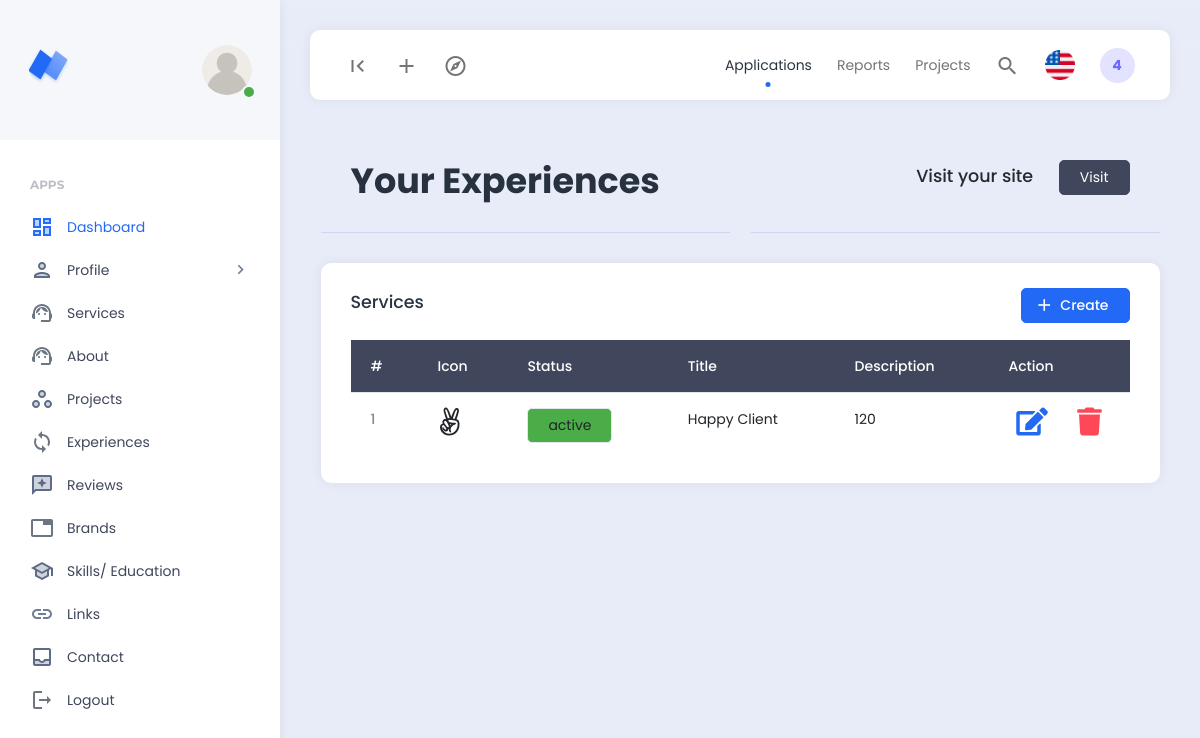
Before: /frontend/dashboard/experiences/experiences.php with the older database file.
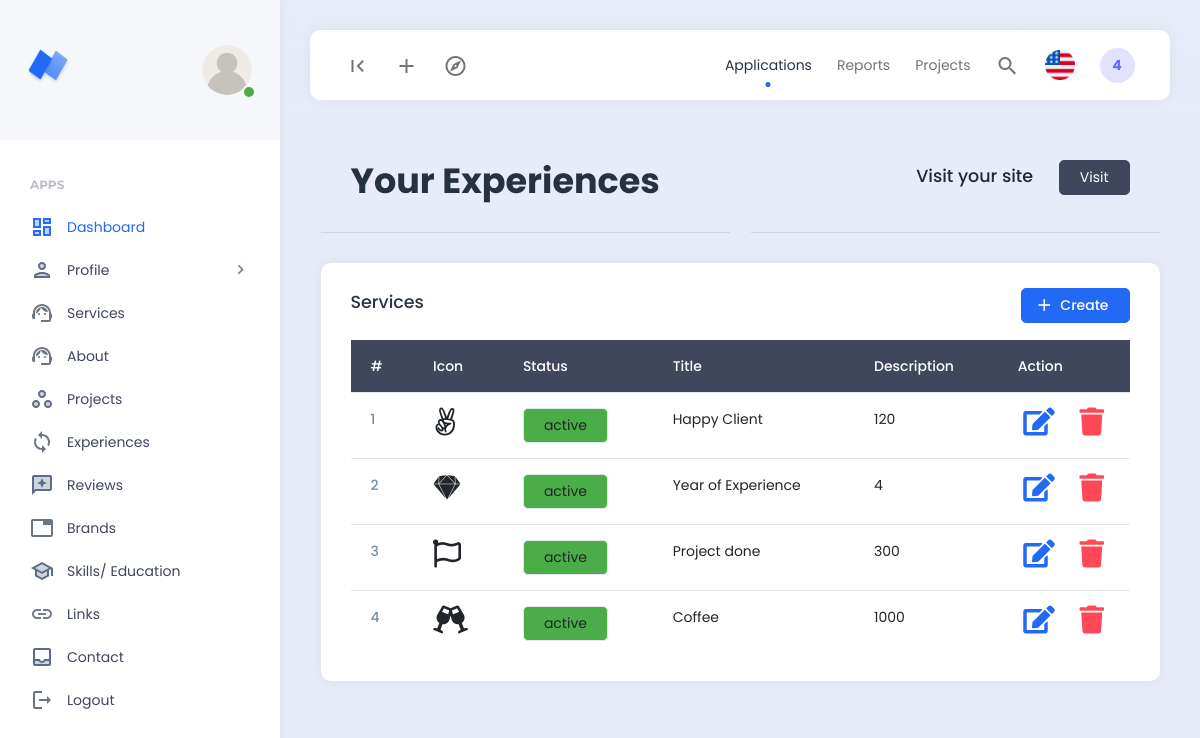
After: the same page with the newer database file.
### tables this page shows
CREATE TABLE `experiences` (
  `id` int NOT NULL,
  `name` varchar(200) NOT NULL,
  `description` varchar(200) NOT NULL,
  `icon` varchar(200) NOT NULL,
  `status` varchar(200) NOT NULL DEFAULT 'deactive'
);

### frontend/dashboard/experiences/experiences.php (the view, shortened to what this page needs)
<?php
include "../master/header.php";
$query = "SELECT * FROM experiences";
$experiences = mysqli_query($db_connect, $query);
?>
<div class="row">
    <div class="col">
        <div class="page-description">
            <h1>Your Experiences</h1>
        </div>
    </div>
    <div class="col">
        <div class="page-description">
            <h5 class="text-end">Visit your site<a href="../../../index.php" target="_blank" class="ms-4 text-decoration-none">
                    <button class="btn btn-dark">Visit</button></a></h5>
        </div>
    </div>
</div>
<div class="row">
    <div class="col-12">
        <div class="card">
            <div class="card-header d-flex justify-content-between align-items-center">
                <h5>Services</h5>
                <a href="create.php" name="passubtn" class="btn btn-primary"><i class="material-icons">add</i>Create</a>
            </div>
            <div class="card-body">
                <div class="example-content">
                    <table class="table m-0">
                        <thead class="table-dark">
                            <tr>
                                <th scope="col">#</th>
                                <th scope="col">Icon</th>
                                <th scope="col">Status</th>
                                <th scope="col">Title</th>
                                <th scope="col">Description</th>
                                <th scope="col">Action</th>
                            </tr>
                        </thead>
                        <tbody>
                            <?php
                            $num = 1;
                            foreach ($experiences as $experience): ?>
                                <tr>
                                    <th scope="row">
                                        <?= $num++ ?>
                                    </th>
                                    <td>
                                        <i class="fa-2x <?= $experience['icon']?>"></i>
                                    </td>
                                    <td>
                                        <a href="store.php?statusid=<?= $experience['id'] ?>"
                                            class="btn <?= ($experience['status'] == 'active') ? 'bg-success' : 'bg-danger' ?>">
                                            <?= $experience['status'] ?>
                                        </a>
                                    </td>
                                    <td>
                                        <?= $experience['name'] ?>
                                    </td>
                                    <td>
                                        <?= $experience['description'] ?>
                                    </td>
                                    <td>
                                        <div class="d-flex justify-content-around">
                                            <a href="edit.php?editid=<?= $experience['id'] ?>" class="text-primary">
                                                <i class="fa-2x fas fa-edit"></i>
                                            </a>
                                            <a href="store.php?id=<?= $experience['id'] ?>" class="text-danger ms-3">
                                                <i class="fa-2x fas fa-trash"></i>
                                            </a>
                                        </div>
                                    </td>
                                </tr>
                            <?php endforeach; ?>
                        </tbody>
                    </table>
                </div>
            </div>
        </div>
    </div>
</div>
<?php
include "../master/footer.php";
?>

Changed rows visible on the page:
added experiences: status "active", name "Year of Experience", description "4"
added experiences: status "active", name "Project done", description "300"
added experiences: status "active", name "Coffee", description "1000"
